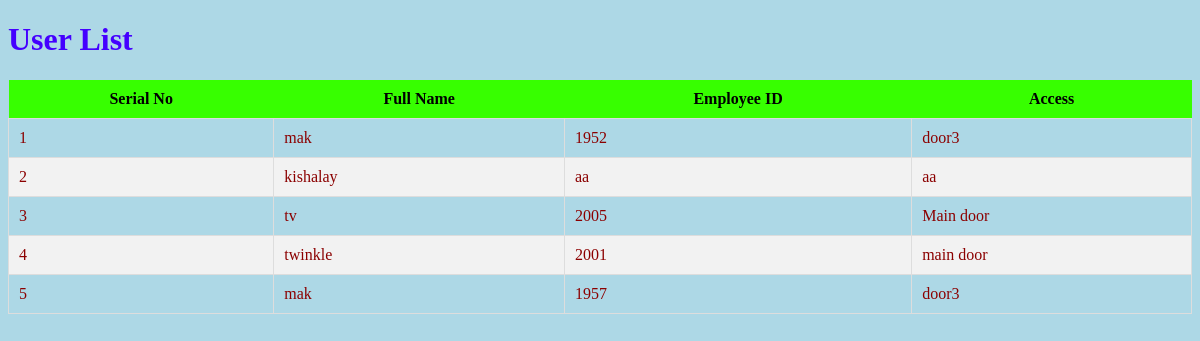
/users/, run on the app's committed database.
### myprojectapp/models.py (models this page shows)
class User(models.Model):
    full_name = models.CharField(max_length=100)
    employee_id = models.CharField(max_length=20, unique=True)
    access = models.CharField(max_length=50)

### myprojectapp/views.py (the view)
# urls.py: path('users/', user_list, name='user_list'),
def user_list(request):
    users = User.objects.all()
    return render(request, 'user_list.html', {'users': users})

### myprojectapp/templates/user_list.html (shortened to what this page needs)
<!DOCTYPE html>
<html lang="en">
<head>
</head>
<body>
    <h1>User List</h1>
    <table>
        <thead>
            <tr>
                <th>Serial No</th>
                <th>Full Name</th>
                <th>Employee ID</th>
                <th>Access</th>
            </tr>
        </thead>
        <tbody>
            {% for user in users %}
                <tr>
                    <td>{{ forloop.counter }}</td>
                    <td>{{ user.full_name }}</td>
                    <td>{{ user.employee_id }}</td>
                    <td>{{ user.access }}</td>
                </tr>
            {% endfor %}
        </tbody>
    </table>
</body>
</html>

### myprojectapp/templates/user_list.html (style rules this page uses)
body { background-color: lightblue; }
h1 { color: rgb(68, 0, 255); }
table { width: 100%; border-collapse: collapse; }
th { background-color: rgb(55, 255, 0); color: black; padding: 10px; }
td { padding: 10px; border: 1px solid #ddd; color: rgb(139, 0, 0); }
tr:nth-child(even) { background-color: #f2f2f2; }

### data on the page
User: full_name "mak", employee_id "1952", access "door3"
User: full_name "kishalay", employee_id "aa", access "aa"
User: full_name "tv", employee_id "2005", access "Main door"
User: full_name "twinkle", employee_id "2001", access "main door"
User: full_name "mak", employee_id "1957", access "door3"
